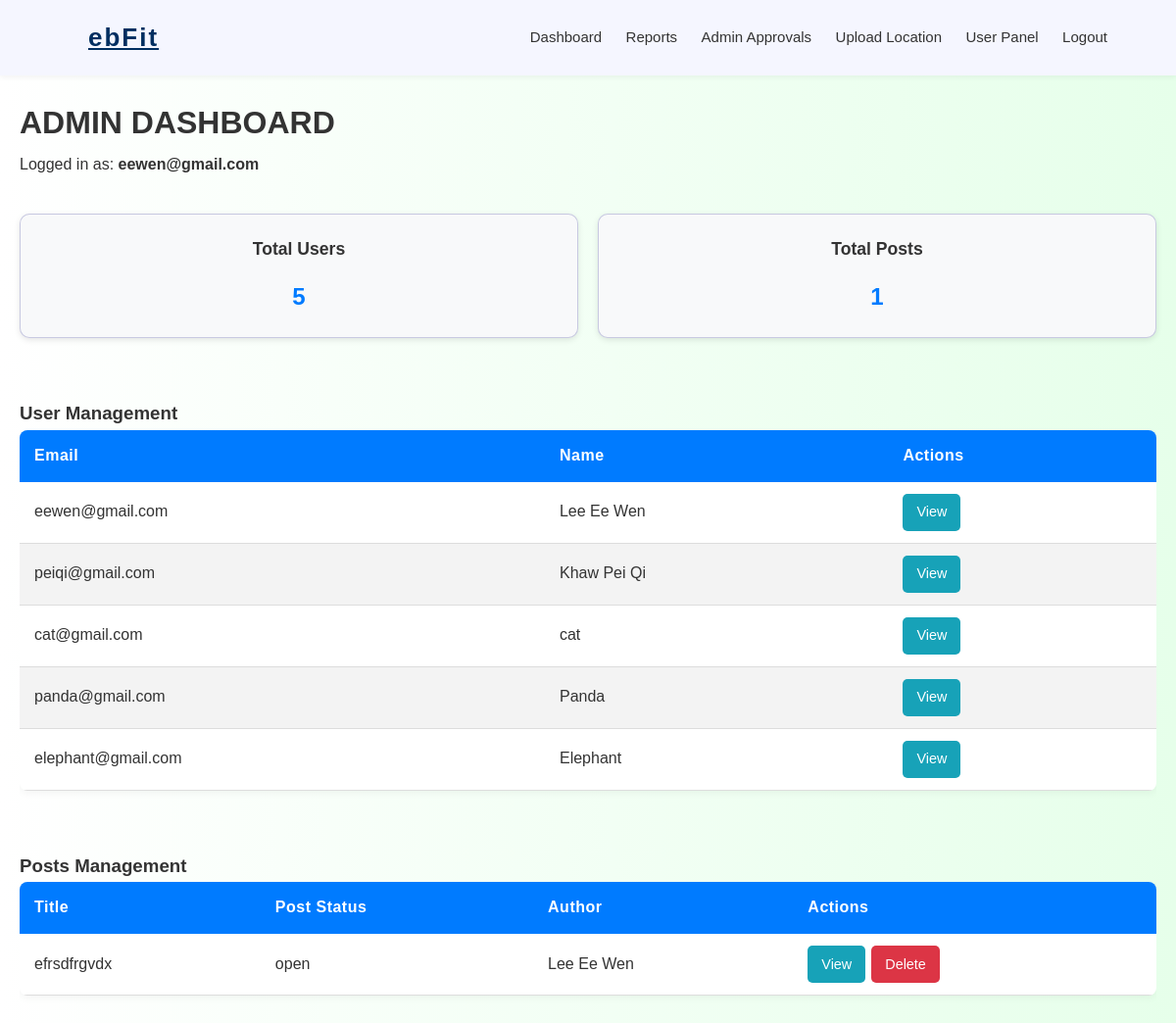
Before: /admin/dashboard (signed in) with the older database file.
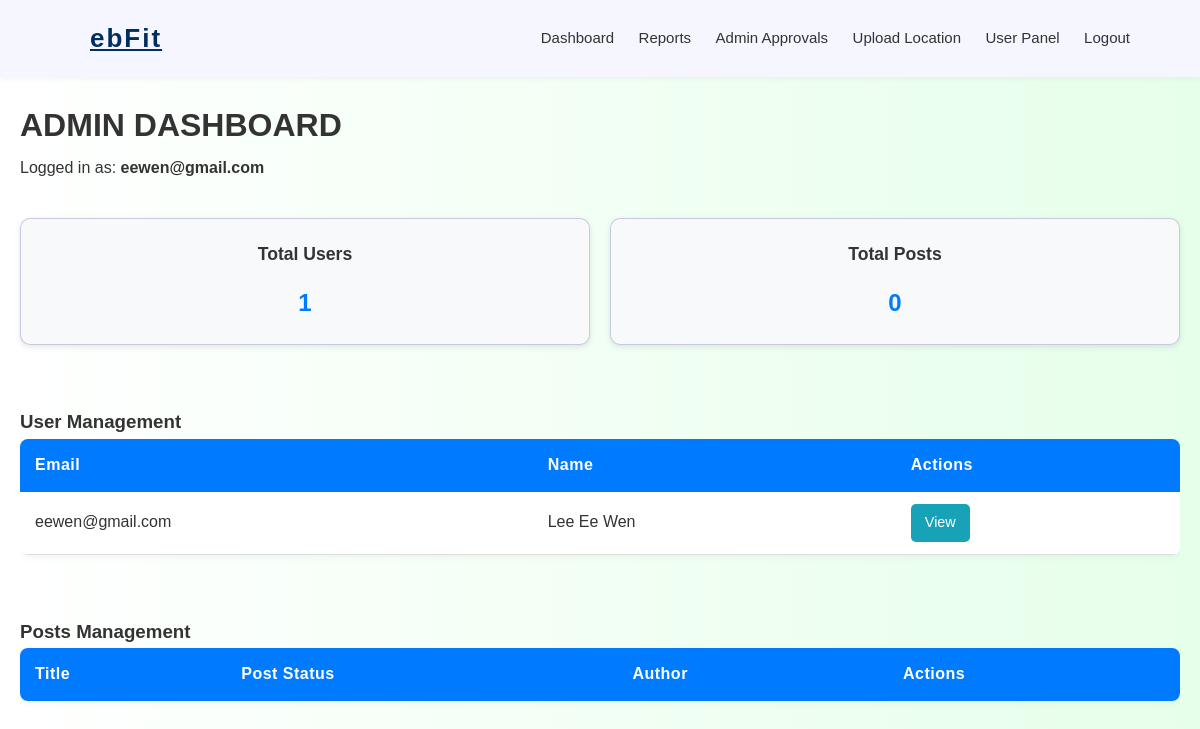
After: the same page with the newer database file.
### app.py (models this page shows, shortened)
class User(db.Model, UserMixin):
    __tablename__ = "users"
    email = db.Column(db.String(255), primary_key=True)
    name = db.Column(db.String(100), nullable=False)
    gender = db.Column(db.String(10), nullable=False)
    sport_level = db.Column(db.String(50), nullable=False)
    security_question = db.Column(db.String(255), nullable=False)
    security_answer = db.Column(db.String(255), nullable=False)
    password = db.Column(db.String(255), nullable=False)
    image_file = db.Column(db.String(255), nullable=False, default="default_image.png")
    bio = db.Column(db.Text, default="This user has not added a bio yet.", nullable=False)
    role = db.Column(db.String(20), default="user")
    is_suspended = db.Column(db.Boolean, default=False) # True = account suspended (blocked from login)
    posts = db.relationship("Posts", back_populates="user", lazy=True, cascade="all, delete-orphan")
    join_activities = db.relationship("JoinActivity", back_populates="user", lazy=True, cascade="all, delete-orphan")

class Posts(db.Model):
    __tablename__ = "posts" # Explicitly name the table "posts"
    post_id = db.Column(db.Integer, primary_key=True) # Unique identifier for each post
    title = db.Column(db.String(200), nullable=False) # Short title of the post/activity
    content = db.Column(db.Text, nullable=False) # Full description of the activity
    location = db.Column(db.String(100), nullable=False) # Where the activity happens
    event_date = db.Column(db.Date, nullable=False) # Activity date
    start_time = db.Column(db.Time, nullable=False) # Activity start time
    end_time = db.Column(db.Time, nullable=False) # Activity end time
    date_posted = db.Column(db.DateTime, default=datetime.utcnow, nullable=False)
    post_status = db.Column(db.String(20), default="open")
    participants = db.Column(db.Integer, nullable=False) # Max or current number of participants
    image_filename = db.Column(db.String(200), nullable=True) # Optional: image uploaded for this post
    email = db.Column(db.String(255), db.ForeignKey("users.email"), nullable=False)  # Foreign key → link each post to the user who created it
    user = db.relationship("User", back_populates="posts")
    is_hidden = db.Column(db.Boolean, default=False) # If True → hide this post from public views
    join_activities = db.relationship("JoinActivity", back_populates="post", lazy=True, cascade="all, delete-orphan")
    reports = db.relationship(
        "Reports",
        backref="post",                # enables Reports.post
        lazy=True,
        cascade="all, delete-orphan"  # deleting a post deletes reports
    )

### app.py (the view)
@app.route("/admin/dashboard")
@login_required # Make sure user is logged in
def admin_dashboard():
    if current_user.role != "admin":
        abort(403)  # Stop and show "Forbidden" if not admin
    users = User.query.all()
    posts = Posts.query.all()
    return render_template(
        "admin_dashboard.html",
        admin=current_user, # Info about the logged-in admin
        users=users,  # List of all users
        posts=posts,  # List of all posts
        is_admin=True  # Flag to indicate admin view in the template
    )

### app.py (called while the page is built)
@app.context_processor
def notif_count():
    if current_user.is_authenticated:
        count = Notification.query.filter_by(email=current_user.email, is_read=False).count()
        return {"unread_count": count}
    return {"unread_count": 0}

@login_manager.user_loader
def load_user(user_id):
    return User.query.filter_by(email=user_id).first()

@app.context_processor
def inject_admin():
    email = session.get("admin_email")
    if email:
        current_admin = Admin.query.get(email)
        return dict(admin=current_admin)
    return dict(admin=None)

### templates/admin_dashboard.html (shortened to what this page needs)
{% extends "base.html" %}
{% block content %}
<div class="admin-dashboard container">
    <h1>Admin Dashboard</h1>
    {% if admin %}
        <p class="logged-in">Logged in as: <strong>{{ admin.email }}</strong></p>
    {% endif %}
    <div class="overview-cards">
        <div class="card">
            <h3>Total Users</h3>
            <p>{{ users|length }}</p>
        </div>
        <div class="card">
            <h3>Total Posts</h3>
            <p>{{ posts|length }}</p>
        </div>
    </div>
    <h3>User Management</h3>
    <div class="table-wrapper">
        <table class="styled-table">
            <thead>
                <tr>
                    <th>Email</th>
                    <th>Name</th>
                    <th>Actions</th>
                </tr>
            </thead>
            <tbody>
                {% for user in users %}
                <tr>
                    <td>{{ user.email }}</td>
                    <td>{{ user.name }}</td>
                    <td class="action-buttons">
                        <a href="{{ url_for('profile_page', email=user.email, readonly=1, from_dashboard=1, next=request.path) }}"
                        class="btn btn-info">View</a>
                    </td>
                </tr>
                {% endfor %}
            </tbody>
        </table>
    </div>
    <h3>Posts Management</h3>
    <div class="table-wrapper">
        <table class="styled-table">
            <thead>
                <tr>
                    <th>Title</th>
                    <th>Post Status</th>
                    <th>Author</th>
                    <th>Actions</th>
                </tr>
            </thead>
            <tbody>
                {% for post in posts %}
                <tr>
                    <td>{{ post.title }}</td>
                    <td>{{ post.post_status }}</td>
                    <td>
                        {% if post.user %}
                            {{ post.user.name }}
                        {% else %}
                            <em>Unknown</em>
                        {% endif %}
                    </td>
                    <td class="action-buttons">
                        <a href="{{ url_for('post_detail', post_id=post.post_id, readonly=1, from_dashboard=1, next=request.path) }}" class="btn btn-info">View</a>
                        {% set next_url = url_for('admin_dashboard') %}
                        <form action="{{ url_for('delete', post_id=post.post_id, admin=1, next=next_url) }}"
                            method="POST" style="display:inline;">
                            <button class="btn delete-btn">Delete</button>
                        </form>
                    </td>
                </tr>
                {% endfor %}
            </tbody>
        </table>
    </div>
{% endblock %}

### templates/base.html (shortened to what this page needs)
<!DOCTYPE html>
<html lang="en">
<head>
    <link rel="stylesheet" href="{{ url_for('static', filename='style.css') }}">
    <link rel="stylesheet" href="https://cdnjs.cloudflare.com/ajax/libs/font-awesome/6.5.1/css/all.min.css">
</head>
<body class="{% block body_class %}{% if session.get('as_admin', False) %}admin{% else %}user{% endif %}{% endblock %}">
<header>
    <div class="navbar-container">
        <a class="header-logo" href="{{ url_for('home') }}"><span>ebFit</span></a>
        <div class="nav-right">
            {% if current_user.is_authenticated %}
            <nav class="nav-item">
                {% if session.get('as_admin', False) %}
                    <a href="{{ url_for('admin_dashboard') }}">Dashboard</a>
                    <a href="{{ url_for('admin_reports') }}">Reports</a>
                    <a href="{{ url_for('admin_approval') }}">Admin Approvals</a>
                    <a href="{{ url_for('upload_location_csv') }}">Upload Location</a>
                    {% if current_user.role == 'admin' %}
                        <a href="{{ url_for('switch_to_user') }}" class="switch-btn">User Panel</a>
                    {% endif %}
                    <a href="{{ url_for('logout') }}">Logout</a>
                {% endif %}
            </nav>
            {% else %}
                <nav class="nav-item">
                    <a href="{{ url_for('login') }}">Log In</a>
                    <a href="{{ url_for('register') }}">Register</a>
                </nav>
            {% endif %}
            </div>
        </div>
    </header>
<main>
    {% block content %}{% endblock %}
</main>
</body>
</html>

### static/style.css (style rules this page uses)
.container { max-width: 1000px; margin: 0 auto; padding: 20px; font-family: "Segoe UI", Arial, sans-serif; color: #333; }
.btn { display: inline-block; padding: 8px 14px; border-radius: 6px; text-decoration: none; font-size: 0.9rem; cursor: pointer; }
body { font-family: 'Rubik', sans-serif; }
:root { --primary-color: #4460f1; --white-color: #ffffff; --light-text-color: #9398b3; --light-bg-color: #f2f4ff; --dark-color: #333333; --background-color: #fcfcff; }
* { margin:0; padding:0; border: none; outline: none; font-family: 'Rubik', sans-serif; border: none; outline: none; font-family: 'Rubik', sans-serif; }
*,::before,::after { box-sizing:border-box; }
nav, head-cta { z-index:1; }
header { display: flex; justify-content: space-between; align-items: center; padding-bottom: 20px 0; background-color: rgb(237, 239, 255); }
.header-logo { font-size: 30px; font-weight: 800; letter-spacing: 2px; margin-left: 30px; cursor: pointer; color:#012e60; animation: topIn 1s ease-in-out forwards; opacity: 0; animation-delay: 0.2s; }
.card { background-color: rgba(1, 86, 175, 0.2); border: 1px solid rgba(5, 11, 124, 0.2) ; padding: 20px; border-radius: 10px; cursor: pointer; transition: 0.3s; margin-bottom: 30px; margin-top:15px; cursor: pointer; transition: 0.3s; }
.navbar-container { display:flex; align-items: center; justify-content: space-between; padding: 15px 5%; background-color: #f5f6ff; box-shadow: 0 2px 6px rgba(0, 0, 0, 0.05); position: sticky; top: 0; z-index: 1000; width: 100%; }
.header-logo { font-size: 26px; font-weight: 800; color: #012e60; }
.nav-right { display: flex; gap: 10px; align-items: center; }
.nav-item a { text-decoration: none; font-size: 15px; font-weight: 500; color: #333; padding: 6px 10px; border-radius: 6px; transition: color 0.3s, background-color 0.3s; }
html { scroll-behavior: smooth; }
.card { background-color: rgba(1, 86, 175, 0.2); border: 1px solid rgba(5, 11, 124, 0.2); padding: 20px; border-radius: 10px; opacity: 0; transform: translateY(20px); animation: fadeUp 0.6s forwards; }
.card:nth-child(1) { animation-delay: 2.4s; }
.card:nth-child(2) { animation-delay: 2.6s; }
.post h2, .container h1 { text-transform: uppercase; }
.admin-dashboard { max-width: 1200px; margin: 0 auto; padding: 20px; font-family: 'Segoe UI', Tahoma, Geneva, Verdana, sans-serif; }
.logged-in { font-size: 1rem; margin-bottom: 20px; }
.overview-cards { display: flex; flex-wrap: wrap; gap: 20px; margin-bottom: 30px; }
.overview-cards .card { flex: 1 1 200px; background-color: #f8f9fa; padding: 20px; border-radius: 10px; text-align: center; box-shadow: 0 2px 6px rgba(0,0,0,0.1); transition: transform 0.3s, box-shadow 0.2s; transition: all 0.3s; animation-delay: 0.5s; animation: zoomIn 1s ease-in-out forwards; }
.overview-cards .card h3 { margin-bottom: 10px; font-size: 1.1rem; color: #333; }
.overview-cards .card p { font-size: 1.5rem; font-weight: bold; color: #007bff; }
.table-wrapper { overflow-x: auto; margin-bottom: 30px; }
.styled-table { width: 100%; border-collapse: collapse; margin-bottom: 30px; border-radius: 8px; overflow: hidden; background: #fff; box-shadow: 0 2px 8px rgba(0,0,0,0.05); }
.styled-table th, .styled-table td { padding: 12px 15px; text-align: left; vertical-align: middle; word-wrap: break-word; overflow-wrap: break-word; white-space: normal; }
.styled-table td:first-child { max-width: 300px; }
.styled-table thead tr { background-color: #007bff; color: #ffffff; text-align: left; }
.styled-table tbody tr { border-bottom: 1px solid #dddddd; }
.styled-table th { letter-spacing: 0.5px; }
.action-buttons { display: flex; align-items: center; gap: 6px; }
.admin-dashboard .action-buttons a, .admin-dashboard .action-buttons button { display: inline-flex; align-items: center; justify-content: center; height: 36px; padding: 0px 14px; margin: 0; line-height: 1; border-radius: 5px; color: #fff; cursor: pointer; border: none; box-sizing: border-box; transition: background-color 0.2s, transform 0.2s; }
.action-buttons .btn-info { background-color: #17a2b8; }
.action-buttons .btn-info, .action-buttons .delete-btn { padding: 8px 12px; min-height: 38px; line-height: 1.2; }
body.adminloc, body.admin { background: linear-gradient(to right, #ffffff, #e6ffea); }
body.admin { font-family: 'Rubik', sans-serif; font-size: 16px; font-weight: 400; line-height: 1.8; color: var(--dark-color); }

Changed rows visible on the page:
removed User: email "peiqi@gmail.com", name "Khaw Pei Qi"
removed User: email "cat@gmail.com", name "cat"
removed User: email "panda@gmail.com", name "Panda"
removed User: email "elephant@gmail.com", name "Elephant"
removed Posts: title "efrsdfrgvdx", post_status "open", user.name "Lee Ee Wen"
Other visible differences:
{{ users|length }}: "5" → "1"
{{ posts|length }}: "1" → "0"
